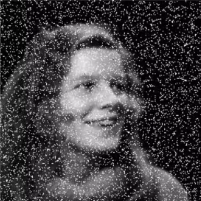
#> input picture DIP/images/s_p_noise.png, 201 x 201 px
$ python 'Task_6_Median Filter.py'
#> lines starting #> are read from the running program, lines starting #| are printed output that depends on the picture
import cv2
import matplotlib.pyplot as plt

# Read the image with salt and pepper noise
img = cv2.imread('images/s_p_noise.png')  # Replace with your image path
#> img is the input picture: shape (201, 201, 3); mean B, G, R 67.7, 64.9, 67.3
img = cv2.cvtColor(img, cv2.COLOR_BGR2RGB)

# Apply mean blur
blur = cv2.blur(img, (5, 5))
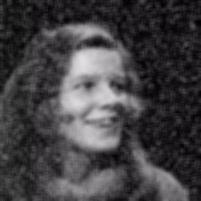
#> blur: shape (201, 201, 3); mean R, G, B 67.2, 64.8, 67.6

# Apply median filter
median = cv2.medianBlur(img, 5)
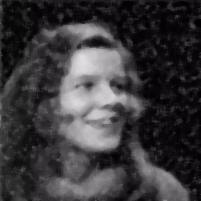
#> median: shape (201, 201, 3); mean R, G, B 59.3, 56.8, 59.6

# Set up the figure for subplots
fig = plt.figure(figsize=(15, 5))

# Original image
plt.subplot(1, 3, 1)
plt.imshow(img)
plt.title('Original Image with Salt and Pepper Noise')
plt.axis('off')

# Image after applying mean blur
plt.subplot(1, 3, 2)
plt.imshow(blur)
plt.title('Mean Blurred Image')
plt.axis('off')

# Image after applying median filter
plt.subplot(1, 3, 3)
plt.imshow(median)
plt.title('Median Filtered Image')
plt.axis('off')

plt.tight_layout()
plt.show()
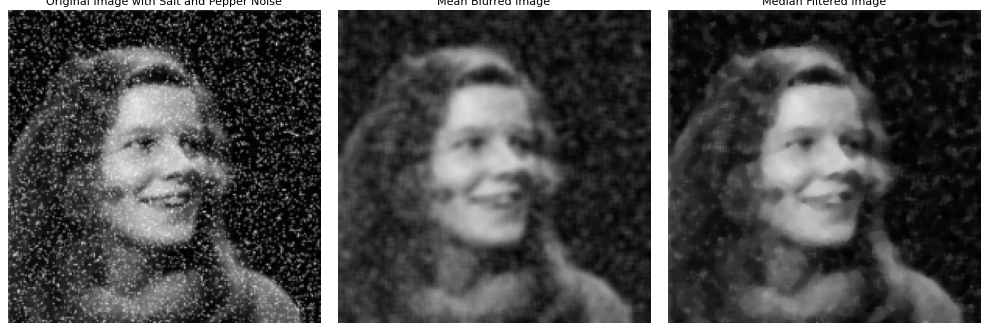
#> figure drawn by matplotlib, 3 panels
